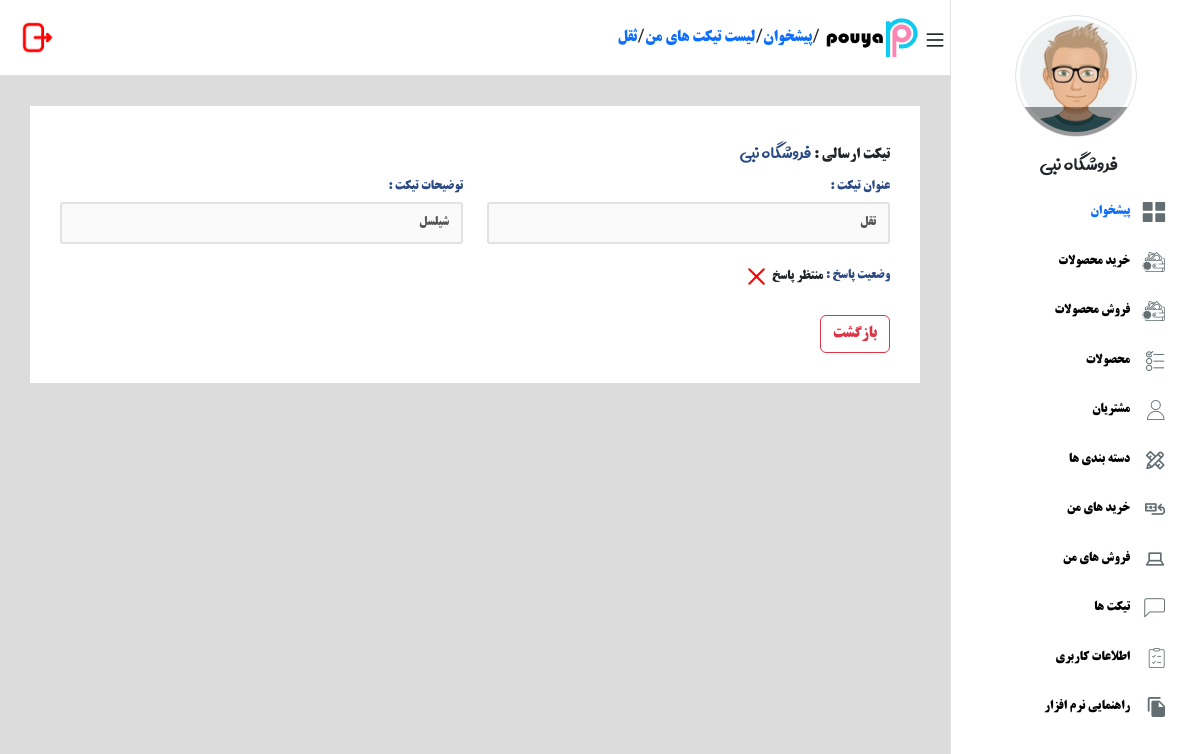
The app's page /tickets/1/ (signed in) with its own data.
### accounts/models.py (models this page shows, shortened)
class User(AbstractBaseUser):
    fullname = models.CharField(max_length=200, null=True, blank=True, verbose_name="نام و نام خانوادگی")
    phone = models.CharField(max_length=12, unique=True, verbose_name="شماره تماس")
    name_shop = models.TextField(blank=True,null=True)
    is_active = models.BooleanField(default=True, verbose_name="فعال")
    is_admin = models.BooleanField(default=False, verbose_name="ادمین")
    email = models.EmailField(null=True, blank=True, verbose_name="ایمیل")
    discription = models.TextField(max_length=300, null=True, blank=True, verbose_name="توضیحات کاربر")
    created_at = models.DateTimeField(auto_now=True, verbose_name="تاریخ اضافه شدن")
    image = models.ImageField(upload_to="user_image", null=True, blank=True, verbose_name="عکس پروفایل")
    address = models.TextField(null=True,blank=True,verbose_name="ادرس کاربر")
    objects = MyUserManager()
    USERNAME_FIELD = "phone"
    class Meta:
        verbose_name = "کاربر"
        verbose_name_plural = "کاربر ها "

class Ticket(models.Model):
    user = models.ForeignKey(User, on_delete=models.CASCADE)
    title = models.CharField(max_length=255)
    discription = models.TextField(max_length=300, null=True, blank=True, verbose_name="توضیحات مدیر")
    status = models.BooleanField(default=False)
    awnser = models.TextField(null=True,blank=True)
    created_at = models.DateTimeField(auto_now_add=True,null=True,blank=True, verbose_name="تاریخ اضافه شدن")
    class Meta:
        verbose_name = "تیکت "
        verbose_name_plural = "تیکت ها"

### accounts/views.py (the view)
# urls.py: path("tickets/<int:id>/",login_required(views.TicketDetailView.as_view()),name="ticket-detail"),
class TicketDetailView(View):
    def get(self,request,*args,**kwargs):
        tickets = Ticket.objects.filter(user=request.user)
        ticket = get_object_or_404(tickets,id=kwargs["id"])
        return render(request,"accounts/ticket_detail.html",{"ticket":ticket})

### accounts/templates/accounts/ticket_detail.html (shortened to what this page needs)
{% extends 'base.html' %}
{% load static %}
{% load humanize %}
{% block content %}
<div class="content">
    <div class="header d-flex item-center bg-white width-100 border-bottom ">
        <div class="header__right d-flex flex-grow-1 item-center">
            <span class="bars"></span>
                <img style="margin-right: 5px;" width="100" height="45" src="{% static 'img/logo3.png' %}"/>
                /
                        <a style="text-decoration: none;" href="{% url 'home:index' %}" title="پیشخوان">پیشخوان</a>/
                        <a style="text-decoration: none;" href="{% url 'accounts:tickets' %}" title="پیشخوان">لیست تیکت های من  </a>/
                        <a style="text-decoration: none;" href="{% url 'accounts:ticket-detail' ticket.id %}" title="پیشخوان">{{ticket.title}}</a>
        </div>
        <div class="header__left d-flex flex-end item-center margin-top-2">
            <a
            type="button"
            data-bs-toggle="modal"
            data-bs-target="#logout"
            data-bs-whatever="@mdo">
                <img width="35" height="35" src="{% static 'img/logout2.png' %}"/>
        </a>
        </div>
    </div>
    <div class="main-content" style="background-color: #dcdcdc;height: 720px;">
        <div class="user-info bg-white padding-30 font-size-13">
            <div class="row mb-4">
                <div class="col-lg-12" style="font-size: 15px;">
                     تیکت ارسالی   : <span style="color: #2B4A83;font-family: avini;font-size: 22px;">{{request.user.name_shop}}</span>
                </div>
                <div class="col-lg-6 mt-2">
                    <label> عنوان تیکت  : </label>
                    <input type="text" name="fullname" disabled class="text" placeholder="نام کاربری" value="{{ticket.title}}">
                </div>
                <div class="col-lg-6 mt-2">
                    <label>توضیحات تیکت  : </label>
                    <input type="text" name="fullname" class="text" placeholder="" disabled value="{{ticket.discription}}">
                </div>
                {% if ticket.status %}
                <label>پاسخ ادمین به تیکت شما   : </label>
<div class="container">
    <div class="alert alert-success">
        {{ticket.awnser}}
    </div>
</div>
                {% else %}
                <div class="col-6">
                    <label>وضعیت پاسخ :</label>
                    {% if i.status %}
                    پاسخ داده شده
                                    <img
                                      style="width: 25px; height: 25px;margin-top: 5px;"
                                      src="{% static 'img/true.png' %}"
                                    />
                                    {% else %}
                                    منتظر پاسخ
                                    <img
                                      style="width: 25px; height: 25px;margin-top: 5px;"
                                      src="{% static 'img/false.png' %}"
                                    />
                                    {% endif %}
                </div>
                {% endif %}
            </div>
            <a class="btn btn-outline-danger" href="{% url 'accounts:tickets' %}">
    بازگشت
            </a>
        </div>
    </div>
</div>
    {% endblock %}

### templates/includes/menu_sidebar.html (shortened to what this page needs)
{% load static %}
{% if request.user.is_authenticated %}
<div class="sidebar__nav border-top border-left  ">
    <div class="profile__info border cursor-pointer text-center">
        <div class="avatar__img"><img src="{% static 'img/pro.jpg' %}" class="avatar___img">
            <div class="box__camera default__avatar"></div>
        </div>
        <span class="profile__name">{{request.user.name_shop}}</span>
    </div>
    <ul>
      {% if request.resolver_match.url_name == 'dashboard' %}
      <li class="item-li i-dashboard is-active"><a style="text-decoration: none;" style="text-decoration: none;color: #2B4A83;"  href="{% url 'accounts:dashboard' %}">پیشخوان</a></li>
      {% else %}
      <li class="item-li i-dashboard "><a style="text-decoration: none;" style="text-decoration: none;color: black;"  href="{% url 'accounts:dashboard' %}">پیشخوان</a></li>
      {% endif %}
      {% if request.resolver_match.url_name == 'new_shop' %}
      <li class="item-li i-my__peyments is-active"><a style="text-decoration: none;color: black;"  href="{% url 'shopping:new_shop' %}">خرید محصولات</a></li>
      {% else %}
      <li class="item-li i-my__peyments"><a style="text-decoration: none;color: black;"  href="{% url 'shopping:new_shop' %}">خرید محصولات</a></li>
      {% endif %}
      {% if request.resolver_match.url_name == 'new_sale' %}
      <li class="item-li i-my__peyments is-active"><a style="text-decoration: none;color: black;"  href="{% url 'sale:new_sale' %}">فروش محصولات</a></li>
      {% else %}
      <li class="item-li i-my__peyments"><a style="text-decoration: none;color: black;"  href="{% url 'sale:new_sale' %}">فروش محصولات</a></li>
      {% endif %}
        {% if request.resolver_match.url_name == 'list_p' or request.resolver_match.url_name == 'detail_p' %}
        <li class="item-li i-courses is-active"><a style="text-decoration: none;color: #2B4A83;"  href="{% url 'product:list_p' %}"> محصولات  </a></li>
        {% else %}
        <li class="item-li i-courses"><a style="text-decoration: none;color: black;"  href="{% url 'product:list_p' %}"> محصولات  </a></li>
        {% endif %}
        {% if request.resolver_match.url_name == 'list_customer' or request.resolver_match.url_name == 'detail_customer' %}
        <li class="item-li i-users is-active"><a style="text-decoration: none;color: black;"  href="{% url 'customer:list_customer' %}"> مشتریان   </a></li>
        {% else %}
        <li class="item-li i-users"><a style="text-decoration: none;color: black;"  href="{% url 'customer:list_customer' %}"> مشتریان   </a></li>
        {% endif %}
        {% if request.resolver_match.url_name == 'list_p_c' %}
        <li class="item-li i-categories is-active"><a style="text-decoration: none;color: black;"  href="{% url 'product:list_p_c' %}">دسته بندی ها</a></li>
        {% else %}
        <li class="item-li i-categories"><a style="text-decoration: none;color: black;"  href="{% url 'product:list_p_c' %}">دسته بندی ها</a></li>
        {% endif %}
        {% if request.resolver_match.url_name == 'list_shop' or request.resolver_match.url_name == 'detail_shop' %}
        <li class="item-li i-checkout__request is-active"><a style="text-decoration: none;color: black;"  href="{% url 'shopping:list_shop' %}">خرید های من </a></li>
        {% else %}
        <li class="item-li i-checkout__request "><a style="text-decoration: none;color: black;"  href="{% url 'shopping:list_shop' %}">خرید های من  </a></li>
        {% endif %}
        {% if request.resolver_match.url_name == 'list_sale' or request.resolver_match.url_name == 'detail_sale' %}
        <li class="item-li i-banners is-active"><a  style="text-decoration: none;color: black;" href="{% url 'sale:list_sale' %}">فروش های من </a></li>
        {% else %}
        <li class="item-li i-banners"><a  style="text-decoration: none;color: black;" href="{% url 'sale:list_sale' %}">فروش های من </a></li>
        {% endif %}
          {% if request.resolver_match.url_name == 'tickets'  %}
          <li class="item-li i-tickets is-active"><a  style="text-decoration: none;color: black;" href="{% url 'accounts:tickets' %}"> تیکت ها</a></li>
          {% else %}
          <li class="item-li i-tickets"><a  style="text-decoration: none;color: black;" href="{% url 'accounts:tickets' %}"> تیکت ها</a></li>
            {% endif %}
            {% if request.resolver_match.url_name == 'edit-profile'  %}
            <li class="item-li i-user__inforamtion is-active"><a style="text-decoration: none;color: black;"  href="{% url 'accounts:edit-profile' %}">اطلاعات کاربری</a></li>
            {% else %}
            <li class="item-li i-user__inforamtion"><a style="text-decoration: none;color: black;"  href="{% url 'accounts:edit-profile' %}">اطلاعات کاربری</a></li>
            {% endif %}
            {% if request.resolver_match.url_name == 'edit-profile'  %}
            <li class="item-li i-articles is-active"><a style="text-decoration: none;color: black;"  href="{% url 'about:guidance-us' %}">راهنمایی نرم افزار</a></li>
            {% else %}
            <li class="item-li i-articles"><a style="text-decoration: none;color: black;"  href="{% url 'about:guidance-us' %}">راهنمایی نرم افزار</a></li>
            {% endif %}
    </ul>
</div>
{% endif %}

### static/css/style.css (style rules this page uses)
* { padding: 0; margin: 0; border: 0; outline: 0; -webkit-box-sizing: border-box; -moz-box-sizing: border-box; box-sizing: border-box; }
label { color: #2B4A83; margin-bottom: 5px; }
.profile__name { font-family: avini; font-size: 22px; }
* { font-family: tir; }
*:before, *:after { font-family: digikala; }
input, button { font-family: "Vazir"; }
body, html { font-family: "Vazir"; direction: rtl; }
body { background: #eaecef; color: #636e72; }
a, a:active, a:focus, a:visited { text-decoration: none; color: #444; }
ul li { list-style: none; }
a, span { display: inline-block; }
.d-flex { display: -webkit-box; display: -ms-flexbox; display: flex; }
.flex-end { -ms-flex-pack: end; -webkit-box-pack: end; justify-content: flex-end; }
.flex-grow-1 { flex-grow: 1; }
.row { display: -ms-flexbox; display: -webkit-box; display: flex; margin-left: -15px; margin-right: -15px; flex-wrap: wrap; -ms-flex-wrap: wrap; }
.text-center { text-align: center; }
.text { width: 100%; padding: 0 12px; border-radius: 3px; height: 42px; line-height: 40px; border: solid 2px #e2e2e2; margin-bottom: 15px; text-align: right; font-size: 13px !important; }
.border-bottom { border-bottom: 1px solid #e2e2e2; }
.border-top { border-top: 1px solid #e2e2e2; }
.border-left { border-left: 1px solid #e2e2e2; }
.border { border: 1px solid #e2e2e2; }
.item-center { -ms-flex-align: center; -webkit-box-align: center; align-items: center; }
.text ::placeholder { text-align: right; padding: 0 12px; }
.width-100 { width: 100%; }
.font-size-13 { font-size: 13px !important; }
.padding-30 { padding: 30px; }
.cursor-pointer { cursor: pointer; }
.col-6 { -webkit-box-flex: 0; -ms-flex: 0 0 calc(50% - 5px); max-width: calc(50% - 5px); flex: 0 0 calc(50% - 5px); }
.col-1, .col-2, .col-3, .col-4, .col-5, .col-6, .col-7, .col-8, .col-9, .col-10, .col-11, .col-12 { width: 100%; }
.btn { padding: 7px 25px; cursor: pointer; -webkit-user-select: none; -moz-user-select: none; -ms-user-select: none; user-select: none; white-space: nowrap; font-weight: 500; border-radius: 40px; cursor: pointer; }
.bg-white { background-color: #ffffff !important; }
.sidebar__nav { width: 250px; background: #fff; height: 100%; position: fixed; transition: all 200ms ease; right: 0; bottom: 0; z-index: 212; top: -1px; overflow-y: auto; scrollbar-color: #a7a7a7 #c3bebe; scrollbar-width: thin; }
.bars:before { content: '\e086'; cursor: pointer; margin-top: 9px; display: inline-block; font-size: 20px; }
.sidebar__nav ul li { margin: 0 20px; position: relative; }
.sidebar__nav ul li a { font-size: 13px; font-weight: 500; width: 100%; margin: 5px 0; padding: 10px 50px; white-space: nowrap; border-radius: 40px; }
.sidebar__nav ul li a::before { position: absolute; font-size: 20px; top: 10px; right: 15px; color: #636e72; }
.sidebar__nav .i-dashboard a::before { content: "\E083"; }
.sidebar__nav .i-courses a::before { content: "\E0c2"; }
.sidebar__nav .i-users a::before { content: "\E136"; }
.sidebar__nav .i-categories a::before { content: "\E028"; }
.sidebar__nav .i-banners a::before { content: "\E05e"; }
.sidebar__nav .i-articles a::before { content: "\E049"; }
.sidebar__nav .i-tickets a::before { content: '\e046'; }
.sidebar__nav .i-checkout__request a::before { content: "\E032"; }
.sidebar__nav .i-my__peyments a::before { content: '\e137'; }
.sidebar__nav .i-user__inforamtion a::before { content: '\e111'; }
.profile__info { width: 122px; height: 122px; cursor: pointer; margin: 15px auto 50px; border-radius: 50%; }
.avatar__img { background-size: cover; width: 100%; height: 100%; padding: 4px; position: relative; overflow: hidden; border-radius: 50%; }
.avatar__img img { width: 100%; height: 100%; border-radius: 50%; }
.profile__name { width: 100%; margin-top: 10px; font-size: 24px; margin-right: -6px; }
.box__camera.default__avatar { top: 76% !important; }
.profile__info .box__camera { background: rgba(14, 14, 14, .42); display: inline-block; position: absolute; height: 100%; top: 100%; width: 100%; -webkit-transition: top .3s; transition: top .3s; z-index: 1; right: 0; }
.box__camera::before { content: ''; background: url(../img/camera.svg) no-repeat 50%; background-size: auto; background-size: auto; background-size: cover; position: absolute; width: 20px; height: 20px; right: 40.5%; top: 3px; z-index: 2 }
.content { margin-right: 250px; transition: all 200ms ease; }
.main-content { padding: 30px; }
.header { padding: 15px 5px 15px 20px; }

### records on screen
User: user.name_shop "فروشگاه نبی"
Ticket: title "ثقل", fullname "ثقل", fullname "شیلسل"
